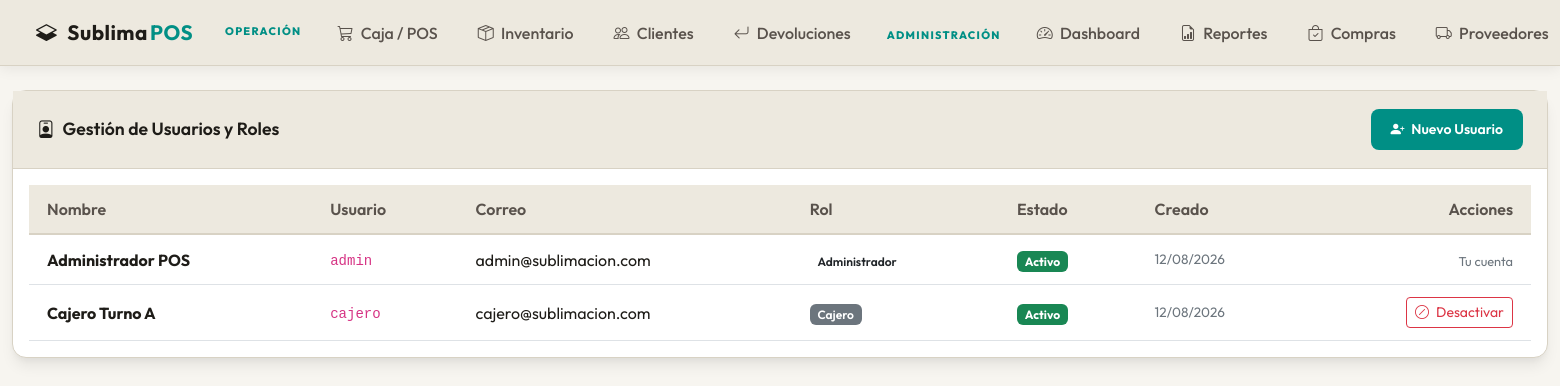
The app's page /index.php?route=usuarios (signed in) with its own data.
### tables this page shows
CREATE TABLE IF NOT EXISTS `usuarios` (
  `id` INT AUTO_INCREMENT PRIMARY KEY,
  `nombre` VARCHAR(150) NOT NULL,
  `usuario` VARCHAR(50) NOT NULL UNIQUE,
  `email` VARCHAR(150) NOT NULL UNIQUE,
  `password_hash` VARCHAR(255) NOT NULL,
  `rol` ENUM('Administrador', 'Cajero') NOT NULL DEFAULT 'Cajero',
  `activo` TINYINT(1) DEFAULT 1,
  `fecha_creacion` TIMESTAMP DEFAULT CURRENT_TIMESTAMP
);

### controllers/UsuarioController.php (called while the page is built, shortened)
<?php
class UsuarioController {
    public static function obtenerUsuarios() {
        try {
            $pdo = getDB();
            $sql = "SELECT id, nombre, usuario, email, rol, activo, fecha_creacion FROM usuarios ORDER BY fecha_creacion DESC";
            return $pdo->query($sql)->fetchAll();
        } catch (PDOException $e) {
            error_log("Error en obtenerUsuarios: " . $e->getMessage());
            return [];
        }
    }
}

### views/usuarios.php (the view, shortened to what this page needs)
<?php
require_once __DIR__ . '/includes/header.php';
require_once __DIR__ . '/../controllers/UsuarioController.php';
$usuarios_lista = UsuarioController::obtenerUsuarios();
?>
<div class="card-premium">
    <div class="card-header-premium">
        <div>
            <i class="bi bi-person-badge text-cyan me-2"></i>Gestión de Usuarios y Roles
        </div>
        <div>
            <button class="btn btn-cyan btn-sm" data-bs-toggle="modal" data-bs-target="#modalNuevoUsuario">
                <i class="bi bi-person-plus-fill me-1"></i> Nuevo Usuario
            </button>
        </div>
    </div>
    <div class="p-3 table-responsive">
        <table class="table table-custom table-hover m-0">
            <thead>
                <tr>
                    <th scope="col">Nombre</th>
                    <th scope="col">Usuario</th>
                    <th scope="col">Correo</th>
                    <th scope="col">Rol</th>
                    <th scope="col">Estado</th>
                    <th scope="col">Creado</th>
                    <th scope="col" class="text-end">Acciones</th>
                </tr>
            </thead>
            <tbody>
                <?php if (empty($usuarios_lista)): ?>
                    <tr>
                        <td colspan="7" class="text-center text-secondary py-5">
                            <i class="bi bi-person-x d-block fs-2 mb-2"></i> No hay usuarios registrados.
                        </td>
                    </tr>
                <?php else: ?>
                    <?php foreach ($usuarios_lista as $u): ?>
                        <tr>
                            <td class="fw-bold"><?php echo htmlspecialchars($u['nombre']); ?></td>
                            <td><code><?php echo htmlspecialchars($u['usuario']); ?></code></td>
                            <td><?php echo htmlspecialchars($u['email']); ?></td>
                            <td>
                                <span class="badge <?php echo $u['rol'] === 'Administrador' ? 'bg-cyan text-dark' : 'bg-secondary'; ?> fw-semibold">
                                    <?php echo htmlspecialchars($u['rol']); ?>
                                </span>
                            </td>
                            <td>
                                <?php if ($u['activo']): ?>
                                    <span class="badge bg-success">Activo</span>
                                <?php else: ?>
                                    <span class="badge bg-danger">Inactivo</span>
                                <?php endif; ?>
                            </td>
                            <td class="text-secondary" style="font-size:0.85rem;">
                                <?php echo date('d/m/Y', strtotime($u['fecha_creacion'])); ?>
                            </td>
                            <td class="text-end">
                                <?php if (intval($u['id']) === intval($_SESSION['usuario_id'])): ?>
                                    <span class="text-secondary" style="font-size:0.8rem;">Tu cuenta</span>
                                <?php else: ?>
                                    <form action="" method="POST" class="d-inline" onsubmit="return confirm('¿Confirmas <?php echo $u['activo'] ? 'desactivar' : 'activar'; ?> a <?php echo htmlspecialchars($u['usuario']); ?>?');">
                                        <?php if ($u['activo']): ?>
                                            <button type="submit" class="btn btn-outline-danger btn-sm">
                                                <i class="bi bi-slash-circle me-1"></i> Desactivar
                                            </button>
                                        <?php else: ?>
                                            <button type="submit" class="btn btn-outline-success btn-sm">
                                                <i class="bi bi-check-circle me-1"></i> Activar
                                            </button>
                                        <?php endif; ?>
                                    </form>
                                <?php endif; ?>
                            </td>
                        </tr>
                    <?php endforeach; ?>
                <?php endif; ?>
            </tbody>
        </table>
    </div>
</div>
<?php require_once __DIR__ . '/includes/footer.php'; ?>

### assets/css/style.css (style rules this page uses)
:root { --bg-system: #f7f5f0; --bg-card: #ffffff; --bg-header: #ede9df; --border-color: #d8d2c4; --text-primary: #1e1c18; --text-secondary: #59524c; --accent-cyan: #008f85; --accent-blue: #0056b3; --accent-yellow: #a67c00; --danger-red: #d9385f; --success-green: #008f6c; --shadow-sm: 0 4px 6px -1px rgba(0, 0, 0, 0.05), 0 2px 4px -1px rgba(0, 0, 0, 0.03); --shadow-lg: 0 10px 15px -3px rgba(0, 0, 0, 0.08), 0 4px 6px -2px rgba(0, 0, 0, 0.04); --transition-base: all 0.25s cubic-bezier(0.4, 0, 0.2, 1); }
body { font-family: 'Outfit', -apple-system, BlinkMacSystemFont, "Segoe UI", Roboto, sans-serif; background-color: var(--bg-system); color: var(--text-primary); min-height: 100vh; }
.card, .card-premium { background-color: var(--bg-card); border: 1px solid var(--border-color); border-radius: 14px; box-shadow: var(--shadow-lg); color: var(--text-primary); transition: var(--transition-base); }
.card-header-premium { background-color: var(--bg-header); border-bottom: 1px solid var(--border-color); padding: 18px 24px; font-weight: 600; font-size: 1.1rem; color: var(--text-primary); display: flex; justify-content: space-between; align-items: center; }
.btn-cyan { background-color: var(--accent-cyan); color: #ffffff; font-weight: 600; border: none; border-radius: 8px; padding: 10px 20px; transition: var(--transition-base); }
.table-custom { color: var(--text-primary); vertical-align: middle; }
.table-custom th { background-color: var(--bg-header) !important; border-bottom: 2px solid var(--border-color) !important; color: var(--text-secondary); font-weight: 600; padding: 12px 18px; }
.table-custom td { background-color: transparent !important; border-top: 1px solid var(--border-color) !important; padding: 12px 18px; color: var(--text-primary); }
.table-custom thead th { border-bottom: 2px solid var(--border-color) !important; }

### records on screen
usuarios: nombre "Administrador POS", usuario "admin", email "admin@sublimacion.com", rol "Administrador", activo "Activo", fecha_creacion "12/08/2026", shows "Tu cuenta"
usuarios: nombre "Cajero Turno A", usuario "cajero", email "cajero@sublimacion.com", rol "Cajero", activo "Activo", fecha_creacion "12/08/2026"
